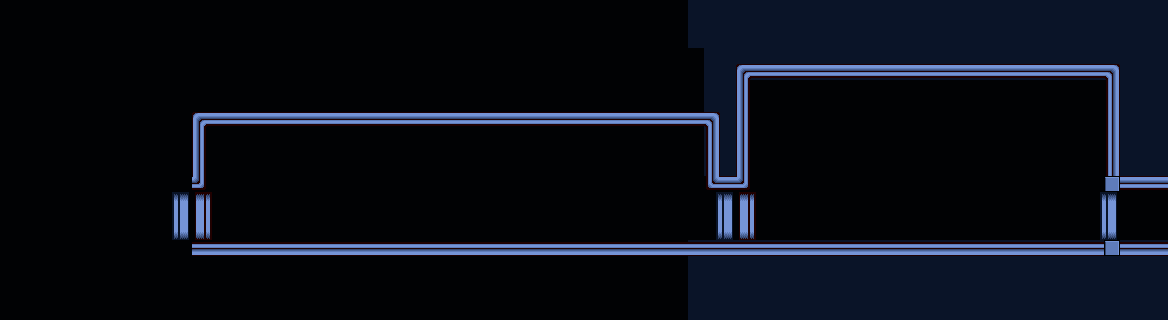

Tiled map render using the project's own tile images. Description and the map definition, with tile-layer contents summarised, below:
An orthogonal 73x20 tile map with 16x16 px tiles, 4 tile layers (Background, Midground_Underlay, Ground, DoorFrames).

<map version="1.9" tiledversion="1.9.2" orientation="orthogonal" renderorder="right-down" width="73" height="20" tilewidth="16" tileheight="16" infinite="0" nextlayerid="6" nextobjectid="1">
 <tileset firstgid="1" source="../Tiles/A1_Blue/A1_Blue.tsx" />
 <layer id="4" name="Background" width="73" height="20">
  <data>[1460 cells, 1460 non-empty, 1 distinct tile ids]</data>
 </layer>
 <layer id="5" name="Midground_Underlay" width="73" height="20">
  <data>[1460 cells, 328 non-empty, 1 distinct tile ids]</data>
 </layer>
 <layer id="1" name="Ground" width="73" height="20">
  <data>[1460 cells, 144 non-empty, 9 distinct tile ids]</data>
 </layer>
 <layer id="3" name="DoorFrames" width="73" height="20">
  <data>[1460 cells, 30 non-empty, 12 distinct tile ids]</data>
 </layer>
</map>
